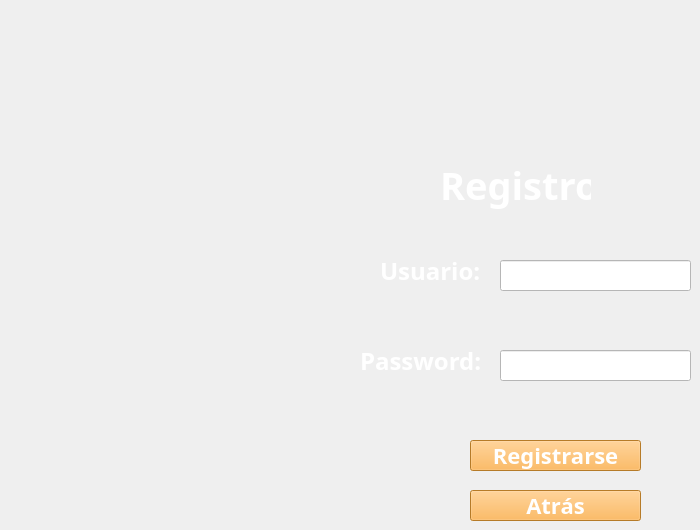
    <widget class="QWidget" name="page_registro">
     <widget class="QLabel" name="label_4">
      <property name="geometry">
       <rect>
        <x>360</x>
        <y>350</y>
        <width>121</width>
        <height>21</height>
       </rect>
      </property>
      <property name="styleSheet">
       <string notr="true">font-family: ebrima;
color:rgb(255, 255, 255);
font-size: 24px;
font-weight: bold;</string>
      </property>
      <property name="text">
       <string>Password:</string>
      </property>
     </widget>
     <widget class="QLineEdit" name="text_usuarioRegistro">
      <property name="geometry">
       <rect>
        <x>500</x>
        <y>260</y>
        <width>191</width>
        <height>31</height>
       </rect>
      </property>
      <property name="styleSheet">
       <string notr="true">background-color: rgb(255, 255, 255);
font-family: ebrima;
color:rgb(0, 0, 0);
font-size: 16px;
font-weight: bold;</string>
      </property>
     </widget>
     <widget class="QLineEdit" name="text_passwordRegistro">
      <property name="geometry">
       <rect>
        <x>500</x>
        <y>350</y>
        <width>191</width>
        <height>31</height>
       </rect>
      </property>
      <property name="styleSheet">
       <string notr="true">background-color: rgb(255, 255, 255);
font-family: ebrima;
color:rgb(0, 0, 0);
font-size: 18px;
font-weight: bold;</string>
      </property>
     </widget>
     <widget class="QLabel" name="label_5">
      <property name="geometry">
       <rect>
        <x>380</x>
        <y>260</y>
        <width>111</width>
        <height>21</height>
       </rect>
      </property>
      <property name="styleSheet">
       <string notr="true">font-family: ebrima;
color:rgb(255, 255, 255);
font-size: 24px;
font-weight: bold;</string>
      </property>
      <property name="text">
       <string>Usuario:</string>
      </property>
     </widget>
     <widget class="QLabel" name="label_6">
      <property name="geometry">
       <rect>
        <x>440</x>
        <y>160</y>
        <width>151</width>
        <height>51</height>
       </rect>
      </property>
      <property name="styleSheet">
       <string notr="true">font-family: ebrima;
color:rgb(255, 255, 255);
font-size: 38px;
font-weight: bold;</string>
      </property>
      <property name="text">
       <string>Registro</string>
      </property>
     </widget>
     <widget class="QPushButton" name="btn_registrarse">
      <property name="geometry">
       <rect>
        <x>470</x>
        <y>440</y>
        <width>171</width>
        <height>31</height>
       </rect>
      </property>
      <property name="styleSheet">
       <string notr="true">background-color: rgb(255, 172, 56);
font-family: ebrima;
color:rgb(255, 255, 255);
font-size: 22px;
font-weight: bold;</string>
      </property>
      <property name="text">
       <string>Registrarse</string>
      </property>
     </widget>
     <widget class="QPushButton" name="btn_atrasRegistro">
      <property name="geometry">
       <rect>
        <x>470</x>
        <y>490</y>
        <width>171</width>
        <height>31</height>
       </rect>
      </property>
      <property name="styleSheet">
       <string notr="true">background-color: rgb(255, 172, 56);
font-family: ebrima;
color:rgb(255, 255, 255);
font-size: 22px;
font-weight: bold;</string>
      </property>
      <property name="text">
       <string>Atrás</string>
      </property>
     </widget>
    </widget>
